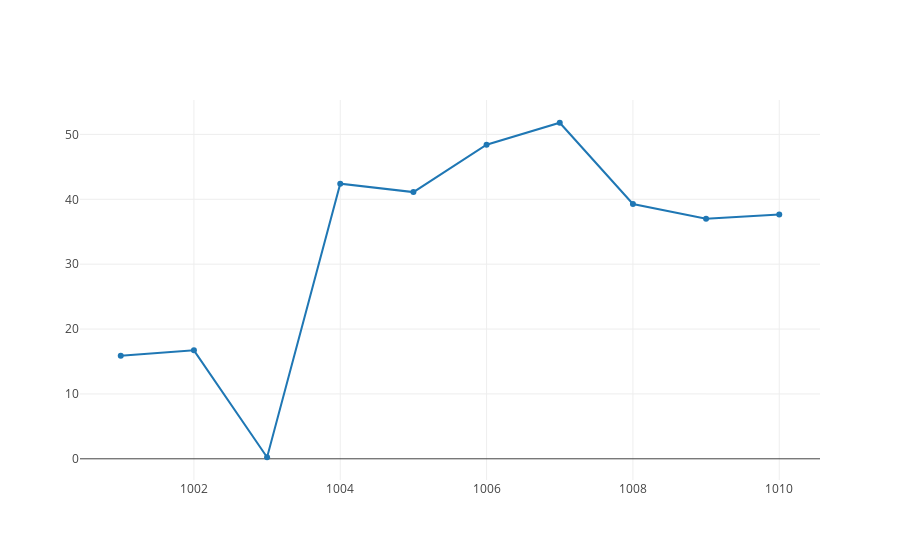
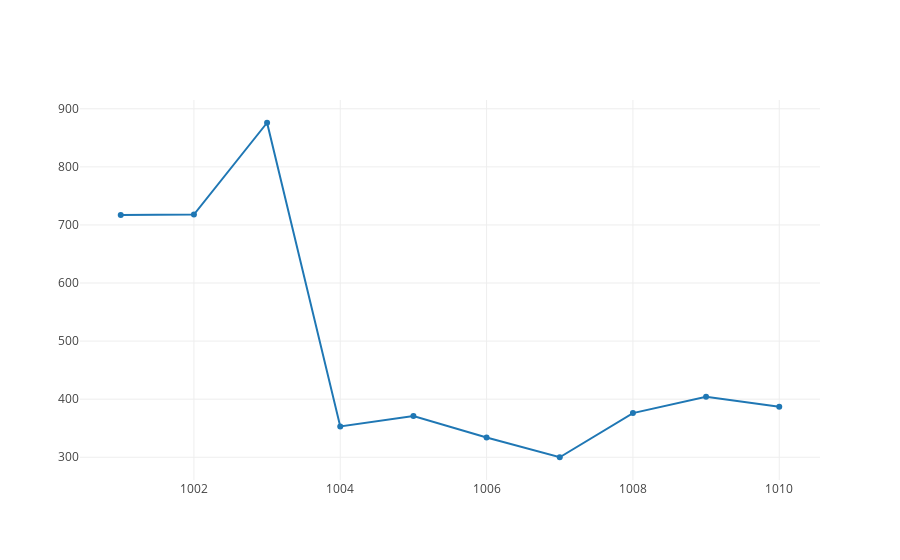
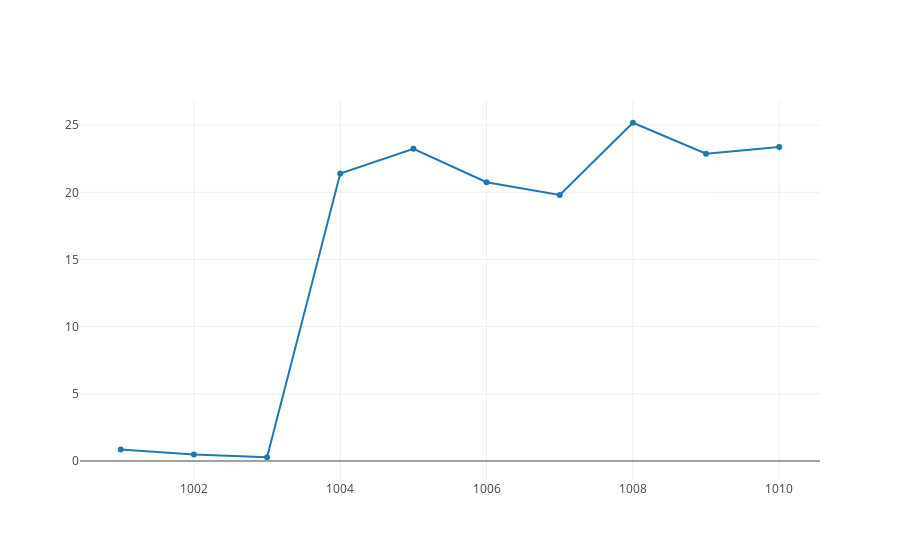
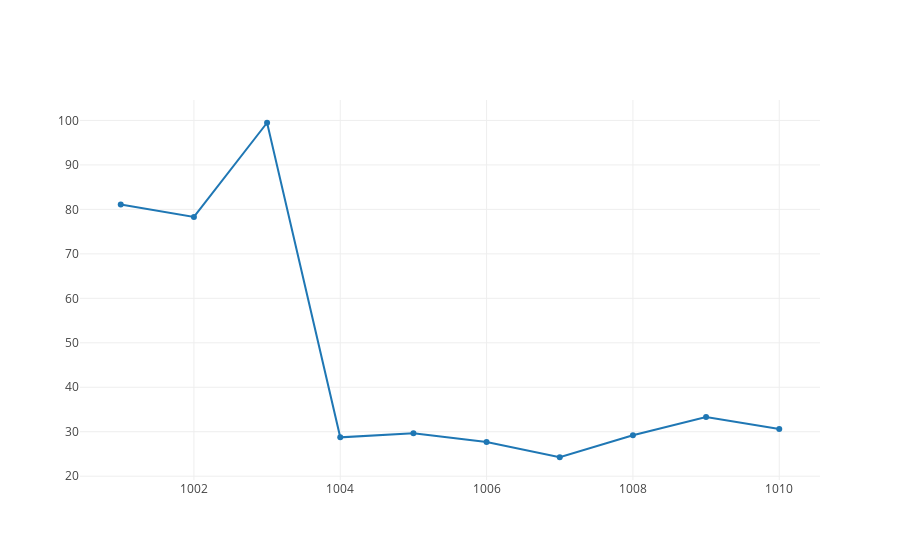

The cell these charts' notebook holds for them, in order:
### Code cell
for i in range(2, 47, 1):
#     print(column)
    plotly.offline.iplot({
    "data": [go.Scatter(x=df.iloc[:10, 0], y=df.iloc[:10, i])]
})

### Figure 1 — Plotly figure (JSON) as saved in the notebook; plotly's stock layout.template omitted (floating-point values rounded to 4 significant figures)
{"data": [{"type": "scatter", "uid": "9a8029e7-229b-469d-a30c-045d2f266c21", "x": [1001, 1002, 1003, 1004, 1005, 1006, 1007, 1008, 1009, 1010], "y": [15.87, 16.72, 0.24, 42.41, 41.11, 48.42, 51.8, 39.28, 37.02, 37.65]}], "layout": {}}

### Figure 2 — Plotly figure (JSON) as saved in the notebook; plotly's stock layout.template omitted (floating-point values rounded to 4 significant figures)
{"data": [{"type": "scatter", "uid": "49858418-9483-4076-b256-056cc7399e47", "x": [1001, 1002, 1003, 1004, 1005, 1006, 1007, 1008, 1009, 1010], "y": [717, 718, 876, 353, 371, 334, 300, 376, 404, 387]}], "layout": {}}

### Figure 3 — Plotly figure (JSON) as saved in the notebook; plotly's stock layout.template omitted (floating-point values rounded to 4 significant figures)
{"data": [{"type": "scatter", "uid": "760297a8-ae22-474c-a383-e1da30f86999", "x": [1001, 1002, 1003, 1004, 1005, 1006, 1007, 1008, 1009, 1010], "y": [0.85, 0.49, 0.28, 21.4, 23.24, 20.75, 19.8, 25.18, 22.87, 23.37]}], "layout": {}}

### Figure 4 — Plotly figure (JSON) as saved in the notebook; plotly's stock layout.template omitted (floating-point values rounded to 4 significant figures)
{"data": [{"type": "scatter", "uid": "703c5d5c-6a5e-4a37-9271-7a5e18f5fa47", "x": [1001, 1002, 1003, 1004, 1005, 1006, 1007, 1008, 1009, 1010], "y": [81.11, 78.3, 99.48, 28.74, 29.68, 27.68, 24.26, 29.2, 33.31, 30.6]}], "layout": {}}
